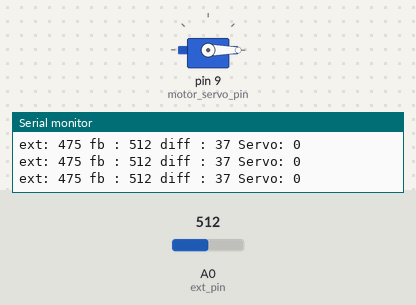
Simulated run of this sketch. Board: Arduino Uno, built with avr-gcc and run on an emulated ATmega328P. On the bench: servo, the last lines printed to the serial monitor. Inputs (shaded band) come from the test bench; at power-on: A0 (ext_pin) = 512.

Above: at 1.2 s.
1.3 s: A0 (ext_pin) set to 488
4.3 s: A0 (ext_pin) set to 461
At 5.0 s:
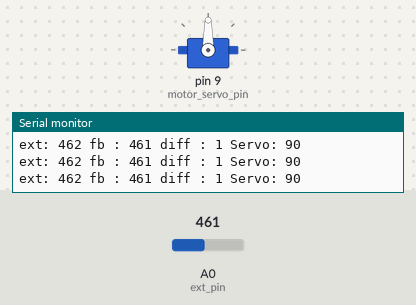
5.8 s: A0 (ext_pin) set to 439
At 6.3 s:
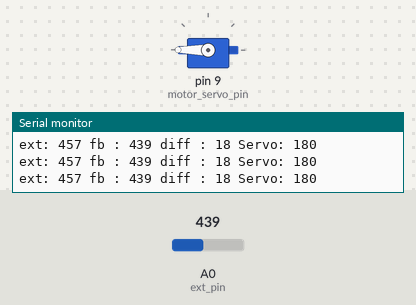
7.3 s: A0 (ext_pin) set to 1023
At 8.5 s:
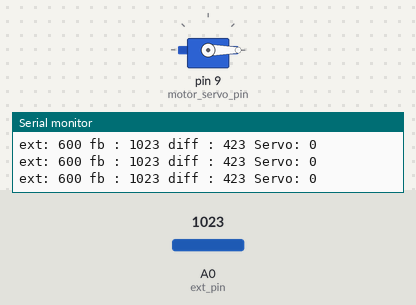
10.3 s: A0 (ext_pin) set to 340
At 10.6 s:
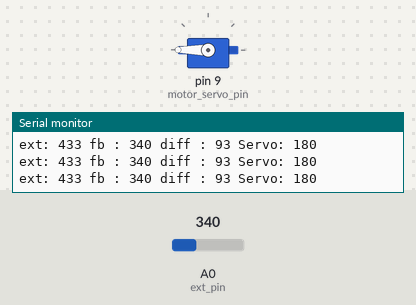
Timing chart, 0 to 13.3 s (numbered marks = the images above; inputs shaded):
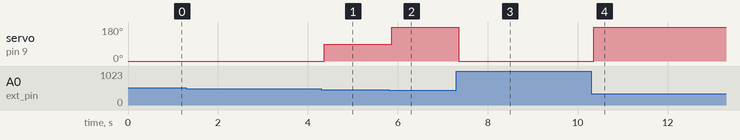

Measured:
- the behaviour switches between 477 and 476 on A0 (ext_pin) (found by bisection; images 0 and 1)
- the behaviour switches between 449 and 448 on A0 (ext_pin) (found by bisection; images 1 and 2)
- after the input at 4.3 s, servo on pin 9 (motor_servo_pin): 0° → 90° after 0.06 s
- after the input at 5.8 s, servo on pin 9 (motor_servo_pin): 90° → 180° after 0.06 s
- after the input at 7.3 s, servo on pin 9 (motor_servo_pin): 180° → 0° after 0.06 s
- after the input at 10.3 s, servo on pin 9 (motor_servo_pin): 0° → 180° after 0.06 s

The sketch:

Steering_controller.ino
```cpp
/* Steering controller for flufflepuff 5.0
controls a motor to control the steering, feedback trough a potentiometer
external input trough a smoothened pwm signal from main controller
(basicly, this is a homemade servo controller)
*/
#include <Servo.h>
Servo motor; // servo opbject to control motor using motor controller
int hysteria = 10; // degrees hysteria before control is send to the motor
int upper_limit = 600; // upper limit of the turn radius
int lower_limit = 350; // lower limit of the turn radius
int motor_servo_pin = 9; // pin that is connected to the motor controller
int ext_pin = 0; // pin to the external input
int feedback_pin = 0; // pin to the senter of the feedback pot
int ext_input = 511; // signal comming from the external controller/ potmeter (0-1023) mid is off
int feedback = 511; // signal from the feedback variable resistor(0-1023)
int servo_value = 90; // signal to motor controller (value 0-180) mid is off
void setup()
{
  motor.attach(motor_servo_pin);
  Serial.begin(9600);
}

void loop()
{
  ext_input = analogRead(ext_pin); //get the requested turn radius 0-5v (0-1023, 511 is middle)
  feedback = analogRead(feedback_pin);// get the current turn radius (0-1023, 511 should be middle)
  ext_input = map(ext_input, 0,1023,lower_limit, upper_limit); // limit the action radius of the steering to the physical limits
  Serial.print("ext: ");
  Serial.print(ext_input);
  Serial.print(" fb : ");
  Serial.print(feedback);
  if (feedback < ext_input) // turn the front wheel one way
  {
    int difference = ext_input - feedback;
    Serial.print(" diff : ");
    Serial.print(difference);
    if (difference > hysteria)
    {
      digitalWrite(13,HIGH);
      servo_value = 180;// set speed depending on length to travel
    }
    else
    {
      digitalWrite(13,LOW);
      servo_value = 90;// within tolerances, do nothing
    }
  }
  else if (feedback > ext_input)// turn the front wheel the other way
  {
    int difference = feedback - ext_input;
    Serial.print(" diff : ");
    Serial.print(difference);
    if (difference > hysteria)
    {
      digitalWrite(13,HIGH);
      servo_value = 0;// set speed depending on length to travel
    }
    else
    {
      digitalWrite(13,LOW);
      servo_value = 90;// within tolerances, do nothing
    }
  }
  else // the wheel is in the correct position
  {
    digitalWrite(13,LOW);
    servo_value = 90;
  }
  Serial.print(" Servo: ");
  Serial.print(servo_value);
  Serial.println();
  motor.write(servo_value);//write the speed to the actual motor controller.
}
```
